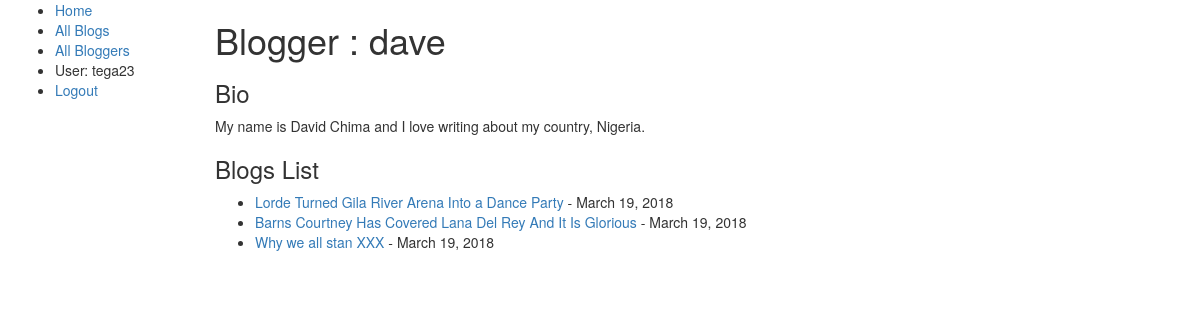
Screenshot of /blog/blogger/2 (signed in) with the database file from the repository.
### blog/models.py (models this page shows, shortened)
class Blogger(models.Model):
    first_name = models.CharField(max_length = 100)
    last_name = models.CharField(max_length = 100)
    username = models.CharField(max_length = 50)
    date_of_birth = models.DateField(null = True, blank = True)
    location = models.CharField(max_length = 200, null = True)
    bio = models.TextField(null = True , blank = True)
    def __str__(self):
        return "{}".format(self.username)

class BlogPost(models.Model):
    blog_post_title = models.CharField(max_length = 400)
    post_date = models.DateField(null = True , default = timezone.now)
    post_time = models.TimeField(null = True , default = timezone.now)
    blogger = models.ForeignKey(Blogger, on_delete = models.SET_NULL, null = True)
    content = models.TextField()
    class Meta:
        ordering = ['-post_date', '-post_time']
    def __str__(self):
        return "{}".format(self.blog_post_title)

### blog/views.py (the view)
# urls.py: path('blogger/<int:pk>', views.blogger_detail, name ='blogger-detail'),
def blogger_detail(request , pk):
    blogger = Blogger.objects.get(pk = pk)
    blog_posts =  BlogPost.objects.filter(blogger__id = pk)
    return render (request,
    'blog/blogger_detail.html',
    context ={'blogger': blogger, 'blog_posts':blog_posts},
    )

### blog/templates/blog/blogger_detail.html
{% extends 'blog/base_generic.html' %}
{% block content %}
    <h1>Blogger : {{blogger}}</h1>
    <h3>Bio</h3>
    <p>{{blogger.bio}}</p>
    <h3>Blogs List</h3>
    <div class = "blog-post">
        <ul>
            {% for blog in blog_posts %}
                <li><a href ="{% url 'blog-detail' blog.id %}">{{blog}}</a> - {{blog.post_date}}</li>
            {% endfor %}
        </ul>
    </div>
{%endblock %}

### blog/templates/blog/base_generic.html (shortened to what this page needs)
<!DOCTYPE html>
<html lang ='en'>
    <head>
        <link rel="stylesheet" href="https://maxcdn.bootstrapcdn.com/bootstrap/3.3.7/css/bootstrap.min.css">
        {% load static %}
        <link rel="stylesheet" href="{% static 'blog/css/styles.css' %}">
    </head>
    <body>
        <div class="container-fluid">
            <div class="row">
                <div class="col-sm-2">
                    {% block sidebar %}
                    <ul class="sidebar-nav">
                        <li><a href="{% url 'index' %}">Home</a></li>
                        <li><a href="{% url 'all-blogs' %}">All Blogs</a></li>
                        <li><a href="{% url 'all-bloggers' %}">All Bloggers</a></li>
                        {% if user.is_authenticated %}
                            <li>User: {{ user.get_username }}</li>
                            <li><a href="{% url 'logout'%}?next={{request.path}}">Logout</a></li>
                        {% else %}
                            <li><a href="{% url 'login'%}?next={{request.path}}">Login</a></li>
                        {% endif %}
                    </ul>
                    {% endblock %}
                </div>
                <div class="col-sm-10 ">
                    {% block content %} {% endblock %}
                </div>
            </div>
        </div>
    </body>
</html>

### rows the page displays
Blogger: username "dave", bio "My name is David Chima and I love writing about my country, Nigeria."
BlogPost: blog_post_title "Lorde Turned Gila River Arena Into a Dance Party", post_date "March 19, 2018"
BlogPost: blog_post_title "Barns Courtney Has Covered Lana Del Rey And It Is Glorious", post_date "March 19, 2018"
BlogPost: blog_post_title "Why we all stan XXX", post_date "March 19, 2018"

### other values shown
{{ user.get_username }} "tega23"
